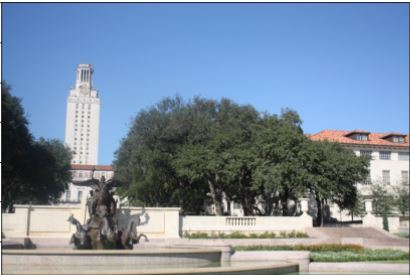
#> input picture 2sem/leora/dz3/k1.JPG, 410 x 275 px, found by its file name
$ jupyter execute image_stitching.ipynb
#> lines starting #> are read from the running program, lines starting #| are printed output that depends on the picture
#> further down, img1 is the input picture: shape (275, 410, 3); mean B, G, R 158.8, 139.7, 122.2
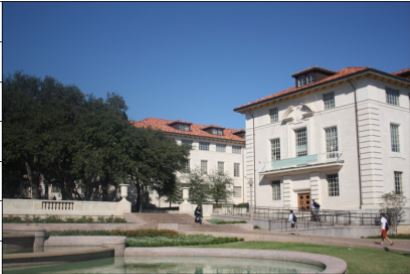
#> input picture 2sem/leora/dz3/k2.JPG, 410 x 274 px, found by its file name
#> further down, img2 is the input picture: shape (274, 410, 3); mean B, G, R 132.1, 118.8, 108.2
[cell 1]
import cv2
import numpy as np
import matplotlib.pyplot as plt

[cell 2]
def stitch_images(img1, img2):
    gray1 = cv2.cvtColor(img1, cv2.COLOR_BGR2GRAY)
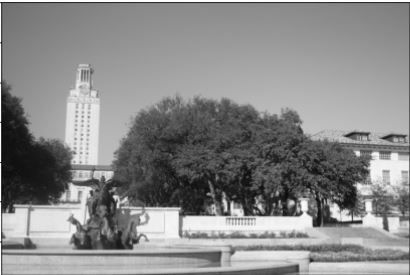
#> gray1: shape (275, 410); min 1, max 255, mean 136.6
    gray2 = cv2.cvtColor(img2, cv2.COLOR_BGR2GRAY)
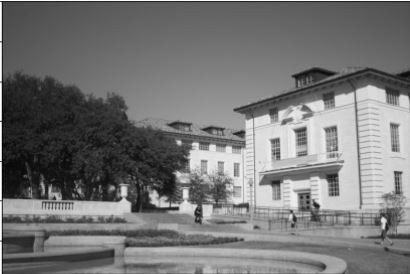
#> gray2: shape (274, 410); min 1, max 255, mean 117.2

    sift = cv2.SIFT_create()

    keypoints1, descriptors1 = sift.detectAndCompute(gray1, None)
#> keypoints1 = 966 keypoints; strongest (x, y, size): (360, 222, 2.9), (291, 203, 4), (335, 211, 8), (115, 197, 3.1)
    keypoints2, descriptors2 = sift.detectAndCompute(gray2, None)
#> keypoints2 = 846 keypoints; strongest (x, y, size): (383, 220, 3.8), (177, 208, 2.7), (124, 190, 5.7), (179, 142, 3.3)

    bf = cv2.BFMatcher()

    matches = bf.knnMatch(descriptors1, descriptors2, k=2)
#> matches = 966 matches

    good_matches = []
    for m, n in matches:
        if m.distance < 0.75 * n.distance:
            good_matches.append(m)
#> after the loop, good_matches = 209 matches

    src_pts = np.float32([keypoints1[m.queryIdx].pt for m in good_matches]).reshape(-1, 1, 2)
#> src_pts = 209 rows, first 8: [31.68, 212.4], [81.7, 257], [85.98, 257], [164.5, 205.9], [166.1, 212.4], [170.3, 205.4], [204.2, 106.3], [208.1, 193.8]
    dst_pts = np.float32([keypoints2[m.trainIdx].pt for m in good_matches]).reshape(-1, 1, 2)
#> dst_pts = 209 rows, first 8: [390.1, 188.2], [355.9, 155], [355.9, 155], [95.85, 198.7], [86.37, 270.7], [95.85, 198.7], [149.1, 129.3], [24.73, 175.8]

    H, mask = cv2.findHomography(src_pts, dst_pts, cv2.RANSAC, 5.0)
#> H = [[1.3, -0.0775, -227.9], [0.172, 1.22, -69.23], [0.000708, 5.17e-05, 1]]; mask = 209 values, max 1 at index 7, min 0 at index 0, mean 0.909

    h1, w1 = img1.shape[:2]
#> h1 = 275; w1 = 410
    h2, w2 = img2.shape[:2]
#> h2 = 274; w2 = 410

    stitched = cv2.warpPerspective(img1, H, (w1 + w2, h1))
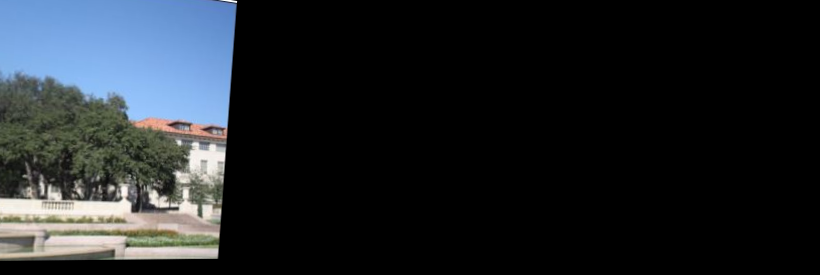
#> stitched: shape (275, 820, 3); mean B, G, R 41.1, 36.8, 32.1
    stitched[0:h2, 0:w2] = img2
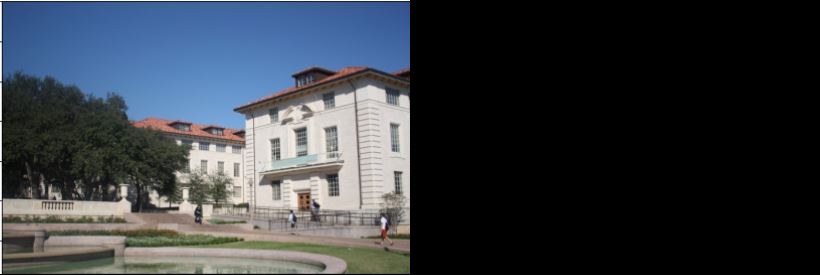
#> stitched: shape (275, 820, 3); mean B, G, R 65.8, 59.2, 53.9

    return stitched, H

[cell 3]
img1 = cv2.imread('k1.jpg')
img2 = cv2.imread('k2.jpg')

[cell 4]
result, homography_matrix = stitch_images(img1, img2)
#> homography_matrix has the same summary as H in stitch_images
